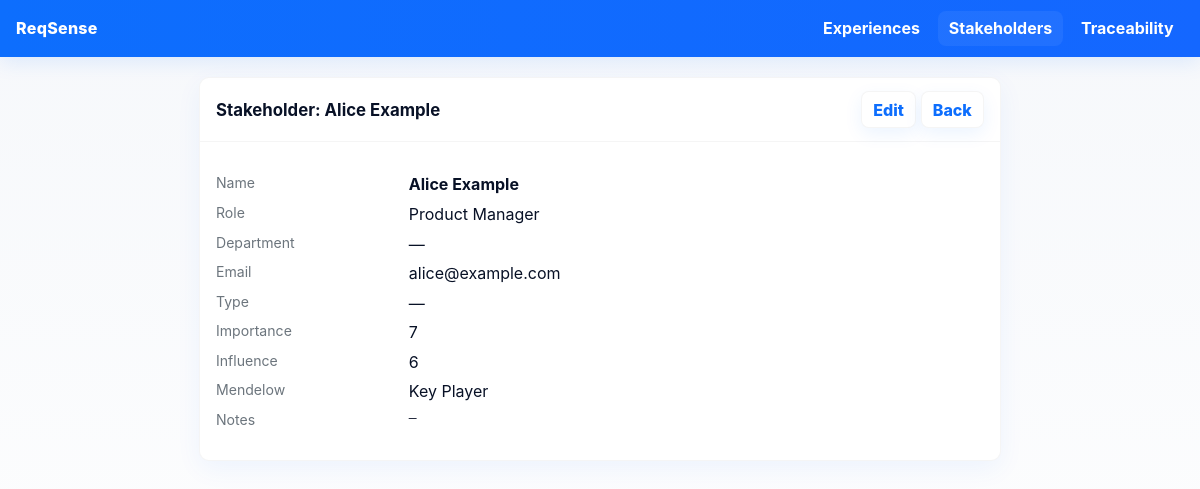
The page /stakeholders/1 on the database its author committed.
### src/models.py (models this page shows)
class Stakeholder(db.Model):
    __tablename__ = 'stakeholders'
    id = db.Column(db.Integer, primary_key=True)
    name = db.Column(db.String(255), nullable=False)
    role = db.Column(db.String(255), nullable=True)
    department = db.Column(db.String(255), nullable=True)
    email = db.Column(db.String(255), nullable=True)
    type = db.Column(db.String(100), nullable=True)       # e.g. Customer, Partner, Internal
    importance = db.Column(db.Integer, nullable=True)    # 0..10
    influence = db.Column(db.Integer, nullable=True)     # 0..10
    notes = db.Column(db.Text, nullable=True)
    created_at = db.Column(db.DateTime(timezone=True), default=lambda: datetime.now(timezone.utc))
    experiences = db.relationship('Experience', back_populates='stakeholder', lazy='select')
    requirements = db.relationship(
        'RequirementSubmission',
        secondary=stakeholder_requirements,
        back_populates='stakeholders',
        lazy='select'
    )
    @property
    def mendelow_quadrant(self):
        if self.importance is None or self.influence is None:
            return 'n/a'
        try:
            imp = int(self.importance)
            inf = int(self.influence)
        except Exception:
            return 'n/a'
        if imp >= 5 and inf >= 5:
            return 'Key Player'
        if imp >= 5 and inf < 5:
            return 'Keep Satisfied'
        if imp < 5 and inf >= 5:
            return 'Keep Informed'
        return 'Monitor'

### src/routes/stakeholders.py (the view)
@stakeholders_bp.route('/<int:stakeholder_id>', methods=['GET'])
def view(stakeholder_id):
    s = Stakeholder.query.get_or_404(stakeholder_id)
    return render_template('stakeholders/view.html', stakeholder=s)

### src/templates/stakeholders/view.html (shortened to what this page needs)
{% extends "base.html" %}
{% block content %}
<div class="table-card" style="max-width:800px;margin:1.25rem auto;">
  <div class="table-header">
    <h2>Stakeholder: {{ stakeholder.name }}</h2>
    <div>
      <a class="btn secondary" href="{{ url_for('stakeholders.edit', stakeholder_id=stakeholder.id) }}">Edit</a>
      <a class="btn secondary" href="{{ url_for('stakeholders.overview') }}">Back</a>
    </div>
  </div>
  <div style="padding:1rem">
    <dl style="display:grid;grid-template-columns:140px 1fr;gap:.6rem .8rem">
      <dt class="small muted">Name</dt><dd><strong>{{ stakeholder.name }}</strong></dd>
      <dt class="small muted">Role</dt><dd>{{ stakeholder.role or '—' }}</dd>
      <dt class="small muted">Department</dt><dd>{{ stakeholder.department or '—' }}</dd>
      <dt class="small muted">Email</dt><dd>{{ stakeholder.email or '—' }}</dd>
      <dt class="small muted">Type</dt><dd>{{ stakeholder.type or '—' }}</dd>
      <dt class="small muted">Importance</dt><dd>{{ stakeholder.importance if stakeholder.importance is not none else 'n/a' }}</dd>
      <dt class="small muted">Influence</dt><dd>{{ stakeholder.influence if stakeholder.influence is not none else 'n/a' }}</dd>
      <dt class="small muted">Mendelow</dt><dd>{{ stakeholder.mendelow_quadrant }}</dd>
      <dt class="small muted">Notes</dt><dd><pre style="white-space:pre-wrap;margin:0">{{ stakeholder.notes or '—' }}</pre></dd>
    </dl>
  </div>
</div>
{% endblock %}

### src/templates/base.html (style rules this page uses)
:root { --accent:#0d6efd; --bg:#f6f8fb; --card:#ffffff; --muted:#6c757d; --radius:10px; --shadow: 0 8px 26px rgba(13,110,253,0.06); }
html,body { height:100%;margin:0;font-family:Inter,system-ui,Segoe UI,Roboto,Arial;color:#081126;background:linear-gradient(180deg,var(--bg),#ffffff) }
.table-card { background:var(--card);border-radius:var(--radius);box-shadow:var(--shadow);overflow:hidden;margin-bottom:1.25rem;border:1px solid rgba(2,6,23,0.04) }
.table-header { display:flex;justify-content:space-between;align-items:center;padding:.85rem 1rem;border-bottom:1px solid rgba(2,6,23,0.04) }
.table-header h2 { margin:0;font-size:1.05rem }
.btn { display:inline-block;background:var(--accent);color:#fff;padding:.45rem .7rem;border-radius:8px;text-decoration:none;font-weight:800;border:none;cursor:pointer;box-shadow:0 6px 18px rgba(13,110,253,0.08) }
.btn.secondary { background:#fff;color:var(--accent);border:1px solid rgba(2,6,23,0.04) }
.muted { color:var(--muted) }
.small { font-size:.88rem;color:var(--muted) }

### rows shown on the page
Stakeholder: name "Alice Example", role "Product Manager", department "—", email "alice@example.com", type "—", importance "7", influence "6", mendelow_quadrant "Key Player", notes "—"
